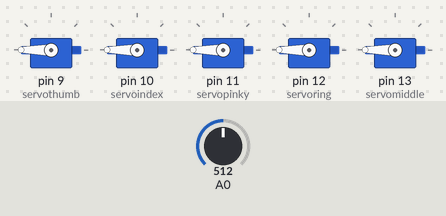
A sketch run on a simulated Arduino Uno, built with avr-gcc and run on an emulated ATmega328P. Parts: 5 × servo. The inputs (shaded band) are chosen by the test bench; at power-on: A0 = 512.

Above: at 1.7 s.
1.8 s: A0 set to 0
At 3.0 s:
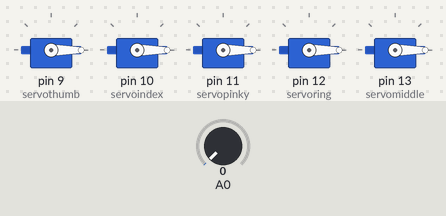
3.3 s: A0 set to 122
At 4.3 s:
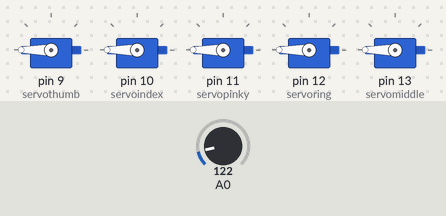
Timing chart, 0 to 6.3 s (numbered marks = the images above; inputs shaded):
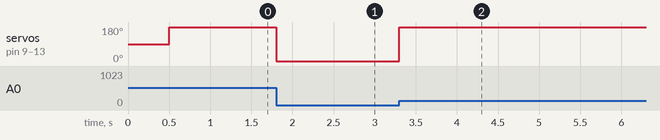

The sketch:

ArduinoSerial.ino
```cpp
#include <Servo.h>

Servo servothumb;
Servo servoindex;
Servo servomiddle;
Servo servoring;
Servo servopinky;


char number[50];
char c;
int state = 0;
String myStringRec;
int stringCounter = 0;
bool stringCounterStart = false;
String myRevivedString;
int stringLength = 6;

int servoPinky,servoMiddle,servoIndex,servoThumb,servoRing;
int myVals[] ={0,0,0,0,0} ;

int myButton= 1;
bool portable;

void setup() {

  Serial.begin(9600);
  servothumb.attach(9);
  servoindex.attach(10);
  servopinky.attach(11);
  servoring.attach(12);
  servomiddle.attach(13);
  myButton = analogRead(A0);
  delay(500);
  if (myButton == 0){portable = false;}
  else {portable = true;}

}

void loop() {

myButton = analogRead(A0);
if (portable == true){
  if (myButton == 0){
      allOFF();}
  else{
      allON();}
}
else{

receiveData();
if (servoPinky ==1){  servopinky.write(180);}else{servopinky.write(0);}
if (servoIndex ==1){  servoindex.write(180);}else{servoindex.write(0);}
if (servoMiddle ==1){  servomiddle.write(180);}else{servomiddle.write(0);}
if (servoThumb ==1){  servothumb.write(180);}else{servothumb.write(0);}
if (servoRing ==1){  servoring.write(180);}else{servoring.write(0);}
}

}


void allON(){

servopinky.write(180);
servoindex.write(180);
servomiddle.write(180);
servothumb.write(180);
servoring.write(180);

  }


void allOFF(){

servopinky.write(0);
servoindex.write(0);
servomiddle.write(0);
servothumb.write(0);
servoring.write(0);
}


void receiveData() {
  int i = 0;
  while (Serial.available()) {
   char c = Serial.read();

    if (c == '$') {
      stringCounterStart = true;
    }
    if (stringCounterStart == true )
    {
      if (stringCounter < stringLength)
      {
        myRevivedString = String(myRevivedString + c);
        stringCounter++;
      }
      if (stringCounter >= stringLength) {
        stringCounter = 0; stringCounterStart = false;
        servoPinky = myRevivedString.substring(1, 2).toInt();
        servoRing = myRevivedString.substring(2, 3).toInt();
        servoMiddle = myRevivedString.substring(3, 4).toInt();
        servoIndex = myRevivedString.substring(4, 5).toInt();
        servoThumb = myRevivedString.substring(5, 6).toInt();
//        Serial.print(servoPinky);
//        Serial.print(" ");
//        Serial.print(servoRing);
//        Serial.print(" ");
//        Serial.print(servoMiddle);
//        Serial.print(" ");
//        Serial.print(servoIndex);
//        Serial.print(" ");
//        Serial.println(servoThumb);
        myRevivedString = "";
      }
    }
  }
}
```

Measured:
- after the input at 1.8 s, servo on pin 9 (servothumb), servo on pin 10 (servoindex), servo on pin 11 (servopinky), servo on pin 12 (servoring), servo on pin 13 (servomiddle): 180° → 0° at once
- after the input at 3.3 s, servo on pin 9 (servothumb), servo on pin 10 (servoindex), servo on pin 11 (servopinky), servo on pin 12 (servoring), servo on pin 13 (servomiddle): 0° → 180° at once
